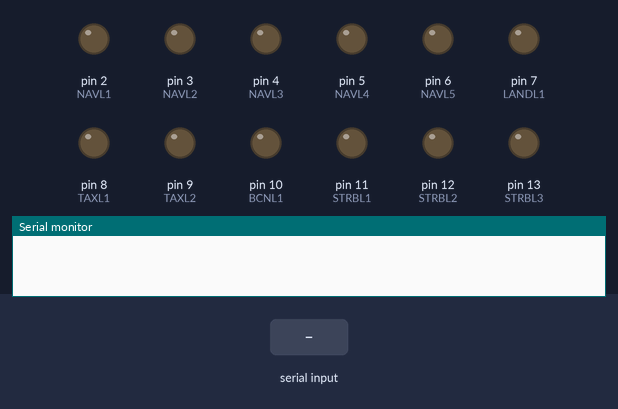
The sketch below on a simulated Arduino Uno, built with avr-gcc and run on an emulated ATmega328P. Parts: output pins drawn as LEDs (lit = HIGH), the last lines printed to the serial monitor. Inputs (shaded band) come from the test bench.

Above: at 1.2 s.
1.3 s: "i" received over Serial
At 2.0 s:
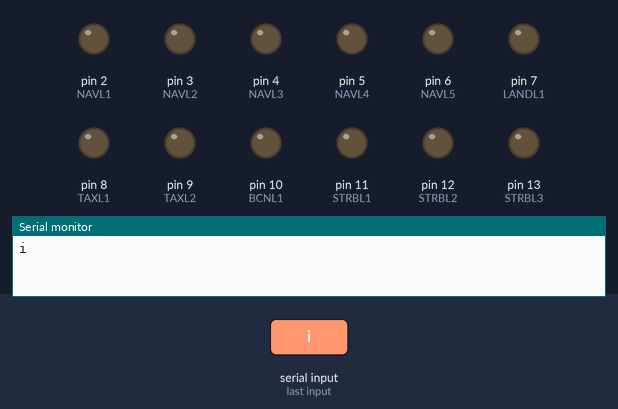
2.9 s: "a" received over Serial
At 3.7 s:
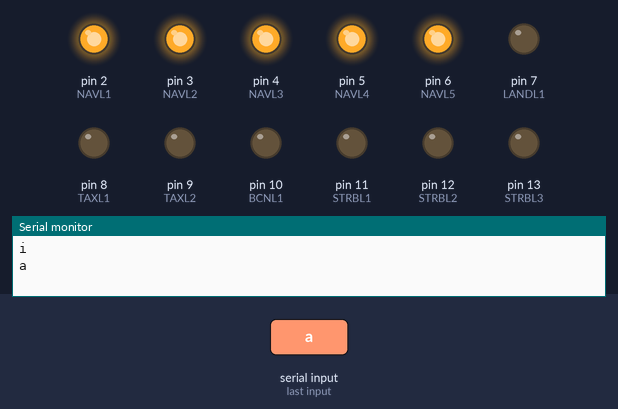
4.4 s: "c" received over Serial
At 4.9 s:
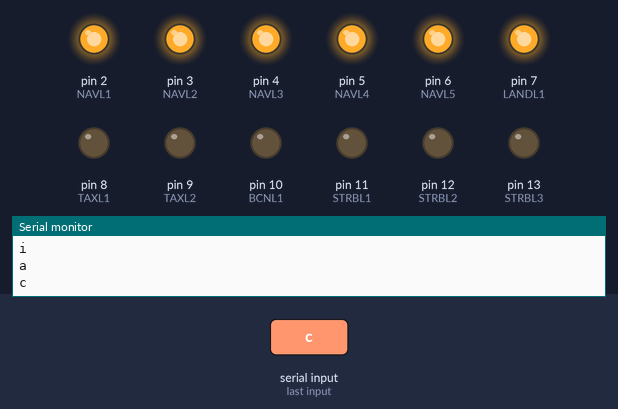
5.9 s: "b" received over Serial
At 7.1 s:
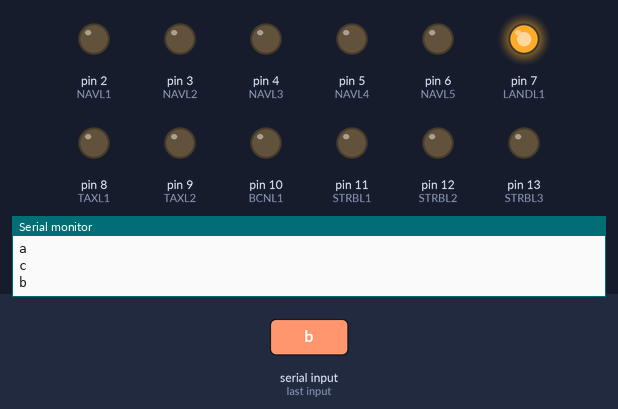
7.4 s: "e" received over Serial
At 8.4 s:
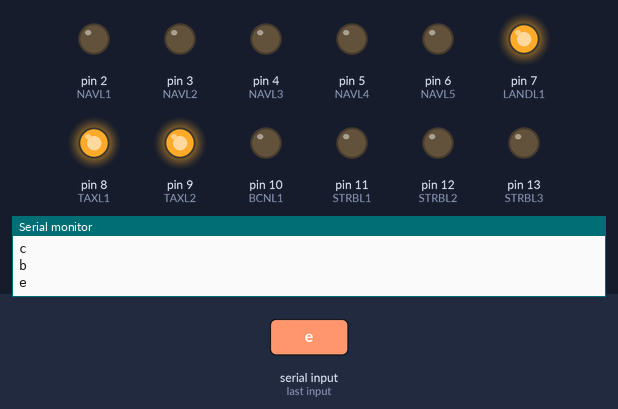
8.9 s: "d" received over Serial
At 9.5 s:
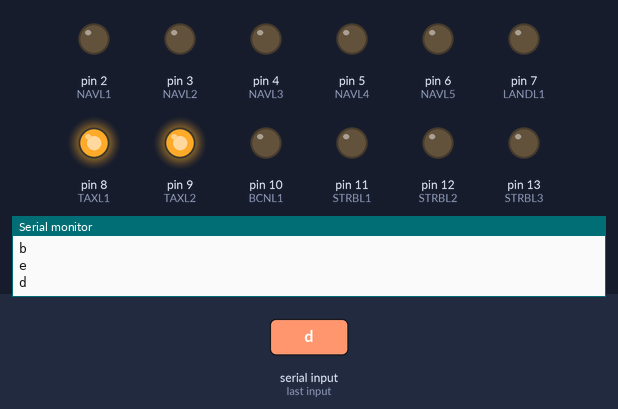
Timing chart, 0 to 11.4 s (numbered marks = the images above; inputs shaded):
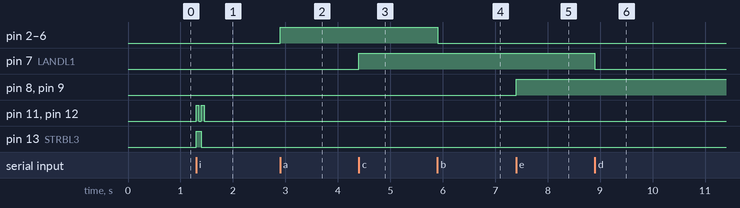

The sketch:

Light_s_configuration.ino
```cpp
//Code create by Juan Bermúdez, Jeison Cruz and Kevin Castañeda for the final proyect of Programmming II

//in the degree of Aircraft Engineer at the Army Aviation School lead by the engineer

//Pedro Fernando Melo Daza.

int NAVL1 = 2, NAVL2 = 3, NAVL3 = 4, NAVL4 = 5, NAVL5 = 6;   //we declare the five navigation lights

int LANDL1 = 7;    //we declare the only landing light

int TAXL1 = 8, TAXL2 = 9;   //we declare the only taxi light

int BCNL1 = 10;    //we declare the only beacon light

int STRBL1 = 11, STRBL2 = 12, STRBL3 = 13;    //we declare the three strobe lights

char var;


void setup() {

   Serial.begin(9600);       //we start with the communication with serial way
                              //we initialize the pins and leds with the OUTPUT mode.

  pinMode(NAVL1, OUTPUT);

  pinMode(NAVL2, OUTPUT);

  pinMode(NAVL3, OUTPUT);

  pinMode(NAVL4, OUTPUT);

  pinMode(NAVL5, OUTPUT);

  pinMode(LANDL1, OUTPUT);

  pinMode(TAXL1, OUTPUT);

  pinMode(TAXL2, OUTPUT);

  pinMode(BCNL1, OUTPUT);

  pinMode(STRBL1, OUTPUT);

  pinMode(STRBL2, OUTPUT);

  pinMode(STRBL3, OUTPUT);

}


void loop() {
/*
   digitalWrite(NAVL1, HIGH);
    digitalWrite(NAVL2, HIGH);
     digitalWrite(NAVL3, HIGH);
      digitalWrite(NAVL4, HIGH);
       digitalWrite(NAVL5, HIGH);
        digitalWrite(LANDL1, HIGH);
        digitalWrite(TAXL1, HIGH);
    digitalWrite(TAXL2, HIGH);
    digitalWrite(STRBL1, HIGH);

    digitalWrite(STRBL2, HIGH);

    digitalWrite(STRBL3, HIGH);
    digitalWrite(STRBL1, HIGH);

    digitalWrite(STRBL2, HIGH);

    digitalWrite(BCNL1, HIGH);*/
if (Serial.available()){


  var = Serial.read();


  if (var== 'a'){               //if the char is A, the navigation lights turn on

    digitalWrite(NAVL1, HIGH);
    //delay(1);

    digitalWrite(NAVL2, HIGH);
    //delay(1);

    digitalWrite(NAVL3, HIGH);
    //delay(1);
    digitalWrite(NAVL4, HIGH);
  //  delay(1);
    digitalWrite(NAVL5, HIGH);

  }

  if (var== 'b'){         //if the char is B, the navigation lights turn off

    digitalWrite(NAVL1, LOW);

    digitalWrite(NAVL2, LOW);

    digitalWrite(NAVL3, LOW);

    digitalWrite(NAVL4, LOW);

    digitalWrite(NAVL5, LOW);

  }

  if (var== 'c'){           //if the char is C, the landing light turn on

    digitalWrite(LANDL1, HIGH);

  }

  if (var== 'd'){         //if the char is D, the landing light turn off

    digitalWrite(LANDL1, LOW);

  }

  if (var== 'e'){         //if the char is E, the taxi light turn on

    digitalWrite(TAXL1, HIGH);
    delay(1);
    digitalWrite(TAXL2, HIGH);

  }

  if (var== 'f'){         //if the char is F, the taxi light turn off

    digitalWrite(TAXL1, LOW);
    digitalWrite(TAXL2, LOW);
  }
Serial.println(var);
  if (var== 'g'){

    delay(500);

    digitalWrite(BCNL1, HIGH);

    delay (100);

    digitalWrite(BCNL1, LOW);

    delay (800);

  }

  if (var== 'h'){

    digitalWrite(BCNL1, LOW);

  }

  if (var== 'i'){

    digitalWrite(STRBL1, HIGH);

    digitalWrite(STRBL2, HIGH);

    digitalWrite(STRBL3, HIGH);

    delay (50);

    digitalWrite(STRBL1, LOW);

    digitalWrite(STRBL2, LOW);

    delay (50);

    digitalWrite(STRBL3, LOW);

    digitalWrite(STRBL1, HIGH);

    digitalWrite(STRBL2, HIGH);

    delay (50);

    digitalWrite(STRBL1, LOW);

    digitalWrite(STRBL2, LOW);

    delay(850);

  }

  if (var== 'j'){

    digitalWrite(STRBL1, LOW);

    digitalWrite(STRBL2, LOW);

    digitalWrite(STRBL3, LOW);

  }
}
}
```

Measured:
- after the input at 1.3 s, pin 11 (STRBL1), pin 12 (STRBL2): alternates HIGH for 0.05 s and LOW for 0.05 s, 4 changes in all, then stays LOW, starting at once; pin 13 (STRBL3): LOW → HIGH at once, → LOW 0.10 s later
- after the input at 2.9 s, pin 2 (NAVL1), pin 3 (NAVL2), pin 4 (NAVL3), pin 5 (NAVL4), pin 6 (NAVL5): LOW → HIGH at once
- after the input at 4.4 s, pin 7 (LANDL1): LOW → HIGH at once
- after the input at 5.9 s, pin 2 (NAVL1), pin 3 (NAVL2), pin 4 (NAVL3), pin 5 (NAVL4), pin 6 (NAVL5): HIGH → LOW at once
- after the input at 7.4 s, pin 8 (TAXL1), pin 9 (TAXL2): LOW → HIGH at once
- after the input at 8.9 s, pin 7 (LANDL1): HIGH → LOW at once
